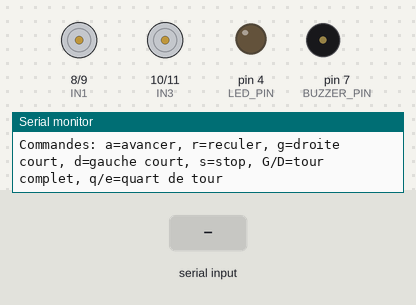
A sketch run on a simulated Arduino Uno, built with avr-gcc and run on an emulated ATmega328P. On the bench: motor-driver pin pairs drawn as motors (green arrow = first pin HIGH = forward, orange = second pin HIGH = backward, longer = more drive, scaled by the enable pin), output pins drawn as LEDs (lit = HIGH), buzzer (waves = sounding), the last lines printed to the serial monitor. The inputs (shaded band) are chosen by the test bench.

Above: at 1.2 s.
1.3 s: "g" received over Serial
At 1.65 s:
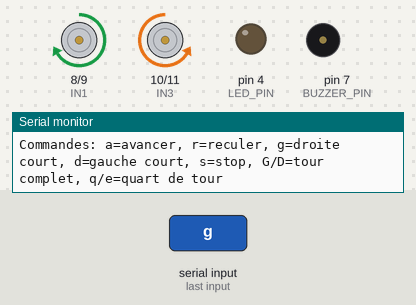
3.3 s: "a" received over Serial
At 4.4 s:
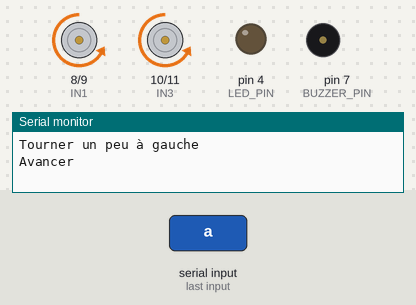
4.9 s: "r" received over Serial
At 5.6 s:
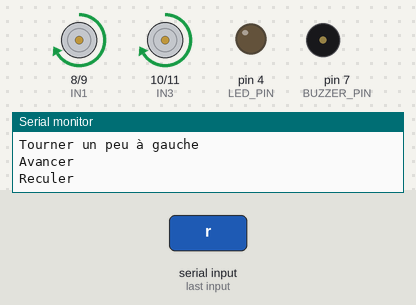
6.5 s: "d" received over Serial
At 6.85 s:
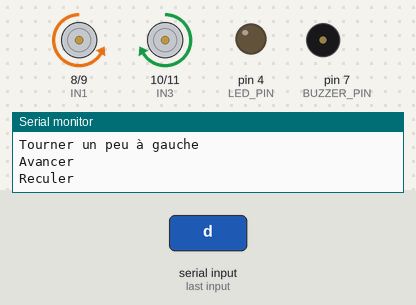
Timing chart, 0 to 9.5 s (numbered marks = the images above; inputs shaded):
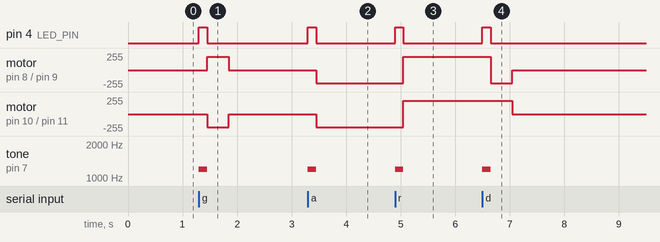

Measured:
- after the input at 1.3 s, pin 4 (LED_PIN): LOW → HIGH at once, → LOW 0.15 s later; motor on pin 8 (IN1) / pin 9 (IN2): stopped → forward 200/255 after 0.15 s, → stopped 0.40 s later
- after the input at 3.3 s, pin 4 (LED_PIN): LOW → HIGH at once, → LOW 0.15 s later; motor on pin 8 (IN1) / pin 9 (IN2), motor on pin 10 (IN3) / pin 11 (IN4): stopped → backward 200/255 after 0.15 s; tone on pin 7 (BUZZER_PIN): silent → 1200 Hz at once, → silent 0.15 s later
- after the input at 4.9 s, pin 4 (LED_PIN): LOW → HIGH at once, → LOW 0.15 s later; motor on pin 8 (IN1) / pin 9 (IN2), motor on pin 10 (IN3) / pin 11 (IN4): backward 200/255 → forward 200/255 after 0.15 s; tone on pin 7 (BUZZER_PIN): silent → 1200 Hz at once, → silent 0.15 s later
- after the input at 6.5 s, pin 4 (LED_PIN): LOW → HIGH at once, → LOW 0.15 s later; motor on pin 8 (IN1) / pin 9 (IN2): forward 200/255 → backward 200/255 after 0.15 s, → stopped 0.40 s later; motor on pin 10 (IN3) / pin 11 (IN4): forward 200/255 → stopped after 0.55 s; tone on pin 7 (BUZZER_PIN): silent → 1200 Hz at once, → silent 0.15 s later

The sketch:

RobotControl.ino
```cpp
// TONY V0 Robot simple avec L298N, LED et buzzer by Toko_Clb Lab
// Commandes via moniteur série :
// a=avancer, r=reculer, g=gauche court, d=droite court, s=stop
// G=tour complet gauche, D=tour complet droite
// q=quart de tour gauche, e=quart de tour droite

// Moteur gauche
const int IN1 = 8;
const int IN2 = 9;
const int ENA = 5;  // PWM

// Moteur droit
const int IN3 = 10;
const int IN4 = 11;
const int ENB = 6;  // PWM

// LED et buzzer
const int LED_PIN = 4;
const int BUZZER_PIN = 7;

// Variable pour mémoriser la dernière commande
char lastCmd = 's';  // au départ "stop"

void setup() {
  pinMode(IN1, OUTPUT);
  pinMode(IN2, OUTPUT);
  pinMode(IN3, OUTPUT);
  pinMode(IN4, OUTPUT);
  pinMode(ENA, OUTPUT);
  pinMode(ENB, OUTPUT);

  pinMode(LED_PIN, OUTPUT);
  pinMode(BUZZER_PIN, OUTPUT);

  Serial.begin(9600);
  Serial.println("Commandes: a=avancer, r=reculer, g=droite court, d=gauche court, s=stop, G/D=tour complet, q/e=quart de tour");
}

void avancer() {
  digitalWrite(IN1, HIGH);
  digitalWrite(IN2, LOW);
  digitalWrite(IN3, HIGH);
  digitalWrite(IN4, LOW);
  analogWrite(ENA, 200);
  analogWrite(ENB, 200);
}

void reculer() {
  digitalWrite(IN1, LOW);
  digitalWrite(IN2, HIGH);
  digitalWrite(IN3, LOW);
  digitalWrite(IN4, HIGH);
  analogWrite(ENA, 200);
  analogWrite(ENB, 200);
}

void gaucheCourt() {
  digitalWrite(IN1, LOW);
  digitalWrite(IN2, HIGH);  // moteur gauche arrière
  digitalWrite(IN3, HIGH);
  digitalWrite(IN4, LOW);  // moteur droit avant
  analogWrite(ENA, 200);
  analogWrite(ENB, 200);
  delay(400);  // rotation courte
  stop();
}

void droiteCourt() {
  digitalWrite(IN1, HIGH);
  digitalWrite(IN2, LOW);  // moteur gauche avant
  digitalWrite(IN3, LOW);
  digitalWrite(IN4, HIGH);  // moteur droit arrière
  analogWrite(ENA, 200);
  analogWrite(ENB, 200);
  delay(400);  // rotation courte
  stop();
}

void tourCompletGauche() {
  digitalWrite(IN1, LOW);
  digitalWrite(IN2, HIGH);
  digitalWrite(IN3, HIGH);
  digitalWrite(IN4, LOW);
  analogWrite(ENA, 200);
  analogWrite(ENB, 200);
  delay(1200);  // temps approximatif pour 360°
  stop();
}

void tourCompletDroite() {
  digitalWrite(IN1, HIGH);
  digitalWrite(IN2, LOW);
  digitalWrite(IN3, LOW);
  digitalWrite(IN4, HIGH);
  analogWrite(ENA, 200);
  analogWrite(ENB, 200);
  delay(1200);  // temps approximatif pour 360°
  stop();
}

void quartTourGauche() {
  digitalWrite(IN1, LOW);
  digitalWrite(IN2, HIGH);
  digitalWrite(IN3, HIGH);
  digitalWrite(IN4, LOW);
  analogWrite(ENA, 200);
  analogWrite(ENB, 200);
  delay(600);  // temps approximatif pour 90°
  stop();
}

void quartTourDroite() {
  digitalWrite(IN1, HIGH);
  digitalWrite(IN2, LOW);
  digitalWrite(IN3, LOW);
  digitalWrite(IN4, HIGH);
  analogWrite(ENA, 200);
  analogWrite(ENB, 200);
  delay(600);  // temps approximatif pour 90°
  stop();
}

void stop() {
  digitalWrite(IN1, LOW);
  digitalWrite(IN2, LOW);
  digitalWrite(IN3, LOW);
  digitalWrite(IN4, LOW);
  analogWrite(ENA, 0);
  analogWrite(ENB, 0);
}

// Fonction pour activer LED + buzzer brièvement
void feedback() {
  digitalWrite(LED_PIN, HIGH);
  tone(BUZZER_PIN, 1200, 150);  // bip court
  delay(150);
  digitalWrite(LED_PIN, LOW);
}

void loop() {
  if (Serial.available() > 0) {
    char cmd = Serial.read();

    // Si la commande est différente de la précédente → feedback
    if (cmd != lastCmd) {
      feedback();
      lastCmd = cmd;  // mise à jour
    }

    if (cmd == 'a') {
      reculer();
      Serial.println("Avancer");
    } else if (cmd == 'r') {
      avancer();
      Serial.println("Reculer");
    } else if (cmd == 'g') {
      droiteCourt();
      Serial.println("Tourner un peu à gauche");
    } else if (cmd == 'd') {
      gaucheCourt();
      Serial.println("Tourner un peu à droite");
    } else if (cmd == 'G') {
      tourCompletDroite();
      Serial.println("Tour complet gauche");
    } else if (cmd == 'D') {
      tourCompletGauche();
      Serial.println("Tour complet droite");
    } else if (cmd == 'q') {
      quartTourGauche();
      Serial.println("Quart de tour gauche");
    } else if (cmd == 'e') {
      quartTourDroite();
      Serial.println("Quart de tour droite");
    } else if (cmd == 's') {
      stop();
      Serial.println("Stop");
     }
  }
}
```
